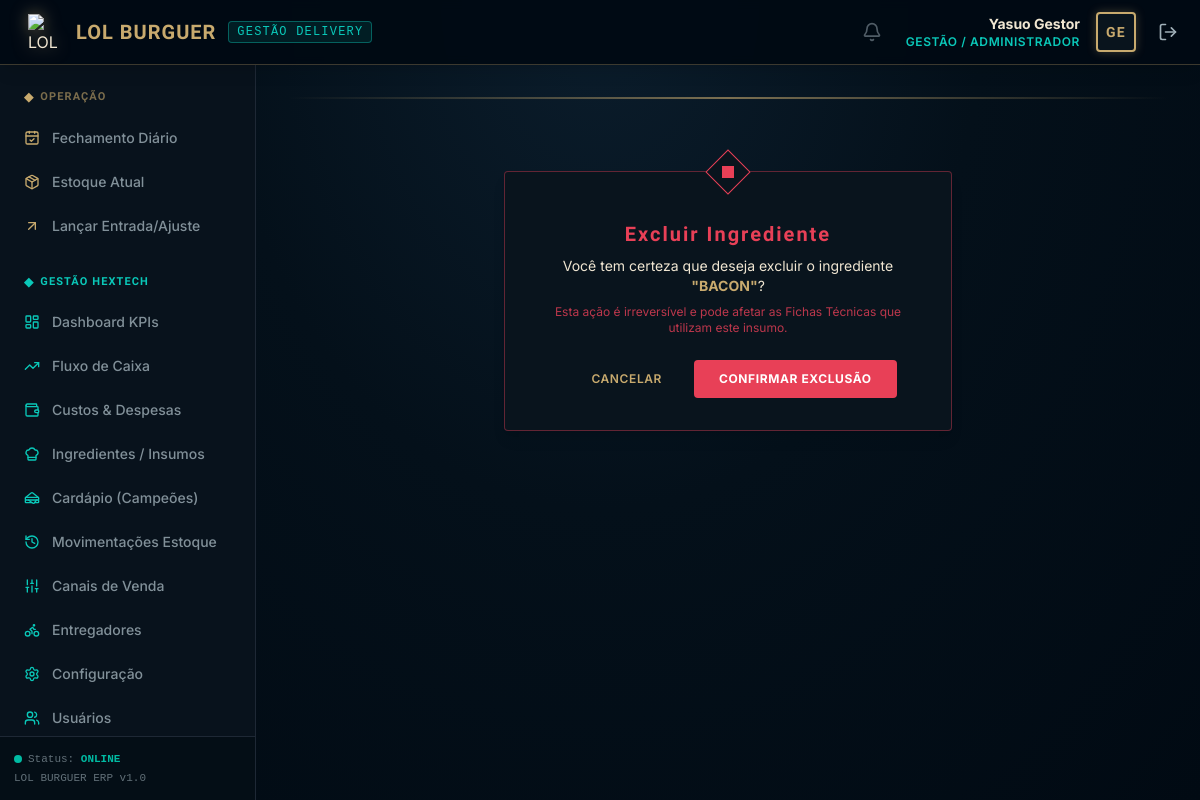
/produtos/ingredientes/6/excluir/ (signed in), run on the app's committed database.
### core/models.py (models this page shows, shortened)
class Usuario(AbstractUser):
    ROLE_CHOICES = (
        ('GESTAO', 'Gestão / Administrador'),
        ('OPERADOR', 'Operador de Caixa / Atendente'),
    )
    role = models.CharField(
        max_length=20,
        choices=ROLE_CHOICES,
        default='OPERADOR',
        verbose_name="Cargo / Nível de Acesso"
    )
    class Meta:
        verbose_name = "Usuário"
        verbose_name_plural = "Usuários"
        ordering = ['username']

### produtos/models.py (models this page shows, shortened)
class Ingrediente(models.Model):
    UNIDADES_MEDIDA = (
        ('kg', 'Quilograma (kg)'),
        ('g', 'Grama (g)'),
        ('l', 'Litro (l)'),
        ('ml', 'Mililitro (ml)'),
        ('un', 'Unidade (un)'),
    )
    CATEGORIAS = (
        ('PROTEINA', 'Proteínas'),
        ('PAO', 'Pães'),
        ('MOLHO', 'Molhos'),
        ('VEGETAL', 'Vegetais / Saladas'),
        ('QUEIJO', 'Queijos'),
        ('EMBALAGEM', 'Embalagens'),
        ('OUTROS', 'Outros'),
    )
    nome = models.CharField(max_length=100, verbose_name="Nome do Insumo")
    unidade_medida = models.CharField(max_length=5, choices=UNIDADES_MEDIDA, default='g', verbose_name="Unidade de Medida")
    unidade_compra = models.CharField(max_length=5, choices=UNIDADES_MEDIDA, default='g', verbose_name="Unidade de Compra (Entrada)")
    custo_unitario = models.DecimalField(max_digits=10, decimal_places=4, default=Decimal('0.0000'), verbose_name="Custo Unitário (R$)")
    fornecedor = models.CharField(max_length=100, blank=True, null=True, verbose_name="Fornecedor")
    estoque_minimo = models.DecimalField(max_digits=10, decimal_places=2, default=0, verbose_name="Estoque Mínimo")
    estoque_atual = models.DecimalField(max_digits=10, decimal_places=2, default=0, verbose_name="Estoque Atual")
    categoria = models.CharField(max_length=20, choices=CATEGORIAS, default='OUTROS', verbose_name="Categoria")
    class Meta:
        verbose_name = "Ingrediente / Insumo"
        verbose_name_plural = "Ingredientes / Insumos"
        ordering = ['nome']

### core/decorators.py (the view)
    def _wrapped_view_func(request, *args, **kwargs):
        if request.user.is_authenticated and request.user.role == 'GESTAO':
            return view_func(request, *args, **kwargs)
        messages.error(request, "Acesso negado: Apenas a Gestão tem permissão para acessar esta página.")
        return redirect('home')

### templates/produtos/ingrediente_confirm_delete.html (shortened to what this page needs)
{% extends "base.html" %}
{% block content %}
<div class="max-w-md mx-auto my-12">
    <div class="bg-hex_dark_card border border-hex_danger/40 p-6 md:p-8 rounded shadow-lg relative text-center">
        <div class="absolute top-0 left-1/2 transform -translate-x-1/2 -translate-y-1/2 w-8 h-8 rotate-45 border border-hex_danger flex items-center justify-center bg-hex_dark_card">
            <div class="w-3 h-3 bg-hex_danger rotate-45"></div>
        </div>
        <h1 class="text-xl font-bold title-hex text-hex_danger mt-4 mb-2">Excluir Ingrediente</h1>
        <p class="text-sm text-hex_gold_light mb-6">
            Você tem certeza que deseja excluir o ingrediente <span class="font-bold text-hex_gold">"{{ ingrediente.nome }}"</span>?
            <br>
            <span class="text-xs text-hex_danger/80 block mt-2">Esta ação é irreversível e pode afetar as Fichas Técnicas que utilizam este insumo.</span>
        </p>
        <form method="post" class="flex items-center justify-center space-x-4">
            <a href="{% url 'ingrediente_listar' %}" class="px-4 py-2.5 rounded text-xs font-semibold text-hex_gold hover:text-white transition-all uppercase tracking-wider">
                Cancelar
            </a>
            <button type="submit" class="bg-hex_danger hover:bg-red-700 text-white font-bold py-2.5 px-6 rounded transition-all uppercase tracking-wider text-xs border border-hex_danger/40">
                Confirmar Exclusão
            </button>
        </form>
    </div>
</div>
{% endblock %}

### templates/base.html (shortened to what this page needs)
<!DOCTYPE html>
<html lang="pt-br" class="h-full">
<head>
    <script src="https://cdn.tailwindcss.com"></script>
</head>
<body class="h-full flex flex-col" x-data="{ mobileSidebarOpen: false }">
    <header class="bg-hex_dark_bg/95 border-b border-hex_gold/30 px-4 py-3 flex items-center justify-between z-20 shadow-lg backdrop-blur-sm">
        <div class="flex items-center space-x-3">
            <div class="flex items-center space-x-3">
                <img src="/media/produtos/logo.png" alt="LOL BURGUER Logo" class="w-9 h-9 object-contain filter drop-shadow-[0_0_8px_rgba(200,170,110,0.5)]">
                <span class="text-xl font-bold title-hex text-hex_gold tracking-wider">LOL BURGUER</span>
                <span class="hidden md:inline-block text-xs font-mono uppercase tracking-widest text-hex_blue border border-hex_blue/40 bg-hex_blue/10 px-2 py-0.5 rounded">
                    Gestão Delivery
                </span>
            </div>
        </div>
        <div class="flex items-center space-x-4">
            {% if user.is_authenticated %}
                <div hx-get="{% url 'notificacoes_badge' %}" hx-trigger="load, every 60s" class="relative group cursor-pointer mr-2">
                    <i data-lucide="bell" class="w-5 h-5 text-hex_gold_dim opacity-50 group-hover:opacity-100 transition-opacity"></i>
                </div>
                <div class="text-right hidden sm:block">
                    <p class="text-sm font-bold text-hex_gold_light">{{ user.get_full_name|default:user.username }}</p>
                    <p class="text-xs text-hex_blue uppercase tracking-wider font-semibold">{{ user.get_role_display }}</p>
                </div>
                <div class="w-10 h-10 border-2 border-hex_gold rounded flex items-center justify-center bg-hex_dark_card shadow-[0_0_10px_rgba(200,170,110,0.3)]">
                    <span class="text-hex_gold font-bold title-hex text-sm">{{ user.username|slice:":2"|upper }}</span>
                </div>
                <a href="{% url 'logout' %}" class="text-hex_gold_dim hover:text-hex_gold p-1.5 rounded hover:bg-hex_dark_card transition-all" title="Sair do Sistema">
                    <i data-lucide="log-out" class="w-5 h-5"></i>
                </a>
            {% else %}
                <span class="text-xs uppercase text-hex_gold_dim font-mono">Sem autenticação</span>
            {% endif %}
        </div>
    </header>
    <div class="flex-1 flex min-h-0 overflow-hidden">
        {% if user.is_authenticated %}
        <aside
            :class="mobileSidebarOpen ? 'translate-x-0' : '-translate-x-full lg:translate-x-0'"
            class="fixed inset-y-0 left-0 pt-16 lg:pt-0 lg:static w-64 bg-hex_dark_card/95 border-r border-hex_dark_border flex flex-col justify-between transition-transform duration-300 ease-in-out z-10 lg:z-0 backdrop-blur-sm"
        >
            <div class="flex-1 overflow-y-auto px-3 py-6 space-y-7">
                <div>
                    <h3 class="text-[11px] uppercase text-hex_gold/60 font-bold tracking-widest mb-3 px-3 title-hex flex items-center space-x-1.5">
                        <span class="text-hex_gold text-xs">◆</span>
                        <span>Operação</span>
                    </h3>
                    <nav class="space-y-1">
                        <a href="{% url 'fechamento_diario' %}" class="flex items-center space-x-3 px-3 py-2.5 rounded text-sm font-medium transition-all hover:bg-hex_dark_bg/80 hover:text-hex_gold_light {% if request.resolver_match.url_name == 'fechamento_diario' %}bg-[#0B1D2C] text-hex_gold_light border-l-4 border-hex_gold font-bold shadow-[0_0_10px_rgba(200,170,110,0.15)]{% else %}text-hex_gold_dim/80{% endif %}">
                            <i data-lucide="calendar-check" class="w-4 h-4 text-hex_gold"></i>
                            <span>Fechamento Diário</span>
                        </a>
                        <a href="{% url 'estoque_resumo' %}" class="flex items-center space-x-3 px-3 py-2.5 rounded text-sm font-medium transition-all hover:bg-hex_dark_bg/80 hover:text-hex_gold_light {% if request.resolver_match.url_name == 'estoque_resumo' %}bg-[#0B1D2C] text-hex_gold_light border-l-4 border-hex_gold font-bold shadow-[0_0_10px_rgba(200,170,110,0.15)]{% else %}text-hex_gold_dim/80{% endif %}">
                            <i data-lucide="package" class="w-4 h-4 text-hex_gold"></i>
                            <span>Estoque Atual</span>
                        </a>
                        <a href="{% url 'estoque_ajustar' %}" class="flex items-center space-x-3 px-3 py-2.5 rounded text-sm font-medium transition-all hover:bg-hex_dark_bg/80 hover:text-hex_gold_light {% if request.resolver_match.url_name == 'estoque_ajustar' %}bg-[#0B1D2C] text-hex_gold_light border-l-4 border-hex_gold font-bold shadow-[0_0_10px_rgba(200,170,110,0.15)]{% else %}text-hex_gold_dim/80{% endif %}">
                            <i data-lucide="arrow-up-right" class="w-4 h-4 text-hex_gold"></i>
                            <span>Lançar Entrada/Ajuste</span>
                        </a>
                    </nav>
                </div>
                {% if user.role == 'GESTAO' %}
                <div>
                    <h3 class="text-[11px] uppercase text-hex_blue font-bold tracking-widest mb-3 px-3 title-hex flex items-center space-x-1.5">
                        <span class="text-hex_blue text-xs">◆</span>
                        <span>Gestão Hextech</span>
                    </h3>
                    <nav class="space-y-1">
                        <a href="{% url 'dashboard' %}" class="flex items-center space-x-3 px-3 py-2.5 rounded text-sm font-medium transition-all hover:bg-hex_dark_bg/80 hover:text-hex_blue {% if request.resolver_match.url_name == 'dashboard' %}bg-[#0B1D2C] text-hex_blue border-l-4 border-hex_blue font-bold shadow-[0_0_10px_rgba(10,200,185,0.2)]{% else %}text-hex_gold_dim/80{% endif %}">
                            <i data-lucide="layout-dashboard" class="w-4 h-4 text-hex_blue"></i>
                            <span>Dashboard KPIs</span>
                        </a>
                        <a href="{% url 'fluxo_caixa_projetado' %}" class="flex items-center space-x-3 px-3 py-2.5 rounded text-sm font-medium transition-all hover:bg-hex_dark_bg/80 hover:text-hex_blue {% if request.resolver_match.url_name == 'fluxo_caixa_projetado' %}bg-[#0B1D2C] text-hex_blue border-l-4 border-hex_blue font-bold shadow-[0_0_10px_rgba(10,200,185,0.2)]{% else %}text-hex_gold_dim/80{% endif %}">
                            <i data-lucide="trending-up" class="w-4 h-4 text-hex_blue"></i>
                            <span>Fluxo de Caixa</span>
                        </a>
                        <a href="{% url 'despesa_listar' %}" class="flex items-center space-x-3 px-3 py-2.5 rounded text-sm font-medium transition-all hover:bg-hex_dark_bg/80 hover:text-hex_blue {% if request.resolver_match.url_name == 'despesa_listar' or 'despesa_criar' in request.resolver_match.url_name or 'despesa_editar' in request.resolver_match.url_name %}bg-[#0B1D2C] text-hex_blue border-l-4 border-hex_blue font-bold shadow-[0_0_10px_rgba(10,200,185,0.2)]{% else %}text-hex_gold_dim/80{% endif %}">
                            <i data-lucide="wallet" class="w-4 h-4 text-hex_blue"></i>
                            <span>Custos & Despesas</span>
                        </a>
                        <a href="{% url 'ingrediente_listar' %}" class="flex items-center space-x-3 px-3 py-2.5 rounded text-sm font-medium transition-all hover:bg-hex_dark_bg/80 hover:text-hex_blue {% if request.resolver_match.url_name == 'ingrediente_listar' %}bg-[#0B1D2C] text-hex_blue border-l-4 border-hex_blue font-bold shadow-[0_0_10px_rgba(10,200,185,0.2)]{% else %}text-hex_gold_dim/80{% endif %}">
                            <i data-lucide="chef-hat" class="w-4 h-4 text-hex_blue"></i>
                            <span>Ingredientes / Insumos</span>
                        </a>
                        <a href="{% url 'produto_listar' %}" class="flex items-center space-x-3 px-3 py-2.5 rounded text-sm font-medium transition-all hover:bg-hex_dark_bg/80 hover:text-hex_blue {% if request.resolver_match.url_name == 'produto_listar' %}bg-[#0B1D2C] text-hex_blue border-l-4 border-hex_blue font-bold shadow-[0_0_10px_rgba(10,200,185,0.2)]{% else %}text-hex_gold_dim/80{% endif %}">
                            <i data-lucide="sandwich" class="w-4 h-4 text-hex_blue"></i>
                            <span>Cardápio (Campeões)</span>
                        </a>
                        <a href="{% url 'estoque_historico' %}" class="flex items-center space-x-3 px-3 py-2.5 rounded text-sm font-medium transition-all hover:bg-hex_dark_bg/80 hover:text-hex_blue {% if request.resolver_match.url_name == 'estoque_historico' %}bg-[#0B1D2C] text-hex_blue border-l-4 border-hex_blue font-bold shadow-[0_0_10px_rgba(10,200,185,0.2)]{% else %}text-hex_gold_dim/80{% endif %}">
                            <i data-lucide="history" class="w-4 h-4 text-hex_blue"></i>
                            <span>Movimentações Estoque</span>
                        </a>
                        <a href="{% url 'canal_listar' %}" class="flex items-center space-x-3 px-3 py-2.5 rounded text-sm font-medium transition-all hover:bg-hex_dark_bg/80 hover:text-hex_blue {% if request.resolver_match.url_name == 'canal_listar' %}bg-[#0B1D2C] text-hex_blue border-l-4 border-hex_blue font-bold shadow-[0_0_10px_rgba(10,200,185,0.2)]{% else %}text-hex_gold_dim/80{% endif %}">
                            <i data-lucide="sliders" class="w-4 h-4 text-hex_blue"></i>
                            <span>Canais de Venda</span>
                        </a>
                        <a href="{% url 'entregador_listar' %}" class="flex items-center space-x-3 px-3 py-2.5 rounded text-sm font-medium transition-all hover:bg-hex_dark_bg/80 hover:text-hex_blue {% if request.resolver_match.url_name == 'entregador_listar' %}bg-[#0B1D2C] text-hex_blue border-l-4 border-hex_blue font-bold shadow-[0_0_10px_rgba(10,200,185,0.2)]{% else %}text-hex_gold_dim/80{% endif %}">
                            <i data-lucide="bike" class="w-4 h-4 text-hex_blue"></i>
                            <span>Entregadores</span>
                        </a>
                        <a href="{% url 'configuracao_financeira' %}" class="flex items-center space-x-3 px-3 py-2.5 rounded text-sm font-medium transition-all hover:bg-hex_dark_bg/80 hover:text-hex_blue {% if request.resolver_match.url_name == 'configuracao_financeira' %}bg-[#0B1D2C] text-hex_blue border-l-4 border-hex_blue font-bold shadow-[0_0_10px_rgba(10,200,185,0.2)]{% else %}text-hex_gold_dim/80{% endif %}">
                            <i data-lucide="settings" class="w-4 h-4 text-hex_blue"></i>
                            <span>Configuração</span>
                        </a>
                        <a href="{% url 'usuario_listar' %}" class="flex items-center space-x-3 px-3 py-2.5 rounded text-sm font-medium transition-all hover:bg-hex_dark_bg/80 hover:text-hex_blue {% if 'usuario' in request.resolver_match.url_name %}bg-[#0B1D2C] text-hex_blue border-l-4 border-hex_blue font-bold shadow-[0_0_10px_rgba(10,200,185,0.2)]{% else %}text-hex_gold_dim/80{% endif %}">
                            <i data-lucide="users" class="w-4 h-4 text-hex_blue"></i>
                            <span>Usuários</span>
                        </a>
                    </nav>
                </div>
                {% endif %}
            </div>
            <div class="p-3.5 border-t border-hex_dark_border bg-hex_dark_bg/50 text-[11px] font-mono text-hex_gold_dim/60">
                <p class="flex items-center space-x-1.5">
                    <span class="w-2 h-2 rounded-full bg-hex_success animate-pulse inline-block"></span>
                    <span>Status: <strong class="text-hex_success font-semibold">ONLINE</strong></span>
                </p>
                <p class="mt-0.5">LOL BURGUER ERP v1.0</p>
            </div>
        </aside>
        {% endif %}
        <main class="flex-1 flex flex-col overflow-y-auto min-h-0 p-4 md:p-6 lg:p-8 relative">
            <div class="h-0.5 bg-gradient-to-r from-transparent via-hex_gold to-transparent mb-6 opacity-60"></div>
            {% block content %}
            {% endblock %}
        </main>
    </div>
</body>
</html>

### data on the page
Usuario: get_full_name "Yasuo Gestor", role "GESTÃO / ADMINISTRADOR", username "GE"
Ingrediente: nome "BACON"
